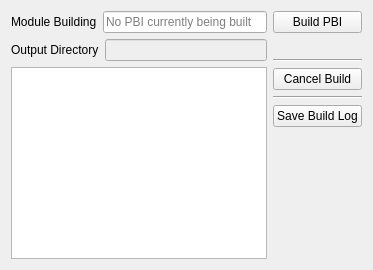
      <widget class="QWidget" name="tab_buildPBI">
       <attribute name="icon">
        <iconset resource="EasyPBI.qrc">
         <normaloff>:/png/icons/config.png</normaloff>:/png/icons/config.png</iconset>
       </attribute>
       <attribute name="title">
        <string>Build PBI</string>
       </attribute>
       <layout class="QHBoxLayout" name="horizontalLayout">
        <item>
         <layout class="QVBoxLayout" name="verticalLayout_4">
          <item>
           <layout class="QHBoxLayout" name="horizontalLayout_3">
            <item>
             <widget class="QLabel" name="label_build_module">
              <property name="text">
               <string>Module Building</string>
              </property>
             </widget>
            </item>
            <item>
             <widget class="QLineEdit" name="line_build_module">
              <property name="statusTip">
               <string>Shows the module that is currently being used to build a PBI</string>
              </property>
              <property name="readOnly">
               <bool>true</bool>
              </property>
              <property name="placeholderText">
               <string>No PBI currently being built</string>
              </property>
             </widget>
            </item>
           </layout>
          </item>
          <item>
           <layout class="QHBoxLayout" name="horizontalLayout_12">
            <item>
             <widget class="QLabel" name="label_build_outputdir">
              <property name="text">
               <string>Output Directory</string>
              </property>
             </widget>
            </item>
            <item>
             <widget class="QLineEdit" name="line_build_outputdir">
              <property name="enabled">
               <bool>false</bool>
              </property>
              <property name="statusTip">
               <string>Location for the finished PBI to be located</string>
              </property>
              <property name="readOnly">
               <bool>true</bool>
              </property>
             </widget>
            </item>
           </layout>
          </item>
          <item>
           <widget class="QTextBrowser" name="text_build_log">
            <property name="statusTip">
             <string>Displays any output from a PBI build process</string>
            </property>
           </widget>
          </item>
         </layout>
        </item>
        <item>
         <layout class="QVBoxLayout" name="verticalLayout_3">
          <item>
           <widget class="QPushButton" name="push_build_start">
            <property name="statusTip">
             <string>Start building a PBI from the current module (requires administrator privileges)</string>
            </property>
            <property name="text">
             <string>Build PBI</string>
            </property>
            <property name="icon">
             <iconset resource="EasyPBI.qrc">
              <normaloff>:/png/icons/config.png</normaloff>:/png/icons/config.png</iconset>
            </property>
           </widget>
          </item>
          <item>
           <layout class="QHBoxLayout" name="horizontalLayout_6">
            <item>
             <spacer name="horizontalSpacer">
              <property name="orientation">
               <enum>Qt::Horizontal</enum>
              </property>
              <property name="sizeType">
               <enum>QSizePolicy::Minimum</enum>
              </property>
              <property name="sizeHint" stdset="0">
               <size>
                <width>40</width>
                <height>20</height>
               </size>
              </property>
             </spacer>
            </item>
           </layout>
          </item>
          <item>
           <widget class="Line" name="line_2">
            <property name="orientation">
             <enum>Qt::Horizontal</enum>
            </property>
           </widget>
          </item>
          <item>
           <widget class="QPushButton" name="push_build_stop">
            <property name="statusTip">
             <string>Cancel the currently running build process</string>
            </property>
            <property name="text">
             <string>Cancel Build</string>
            </property>
           </widget>
          </item>
          <item>
           <widget class="Line" name="line_3">
            <property name="orientation">
             <enum>Qt::Horizontal</enum>
            </property>
           </widget>
          </item>
          <item>
           <widget class="QPushButton" name="push_build_save">
            <property name="statusTip">
             <string>Save the current build log to disk (very useful when requesting help with a failed build)</string>
            </property>
            <property name="text">
             <string>Save Build Log</string>
            </property>
            <property name="icon">
             <iconset>
              <normaloff>:/png/icons/save.png</normaloff>:/png/icons/save.png</iconset>
            </property>
           </widget>
          </item>
          <item>
           <spacer name="verticalSpacer">
            <property name="orientation">
             <enum>Qt::Vertical</enum>
            </property>
            <property name="sizeHint" stdset="0">
             <size>
              <width>20</width>
              <height>40</height>
             </size>
            </property>
           </spacer>
          </item>
         </layout>
        </item>
       </layout>
      </widget>
